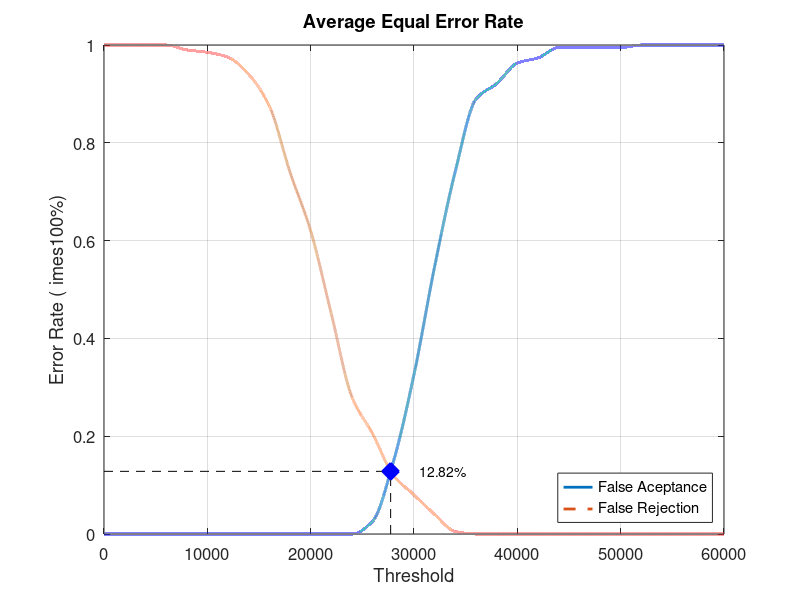
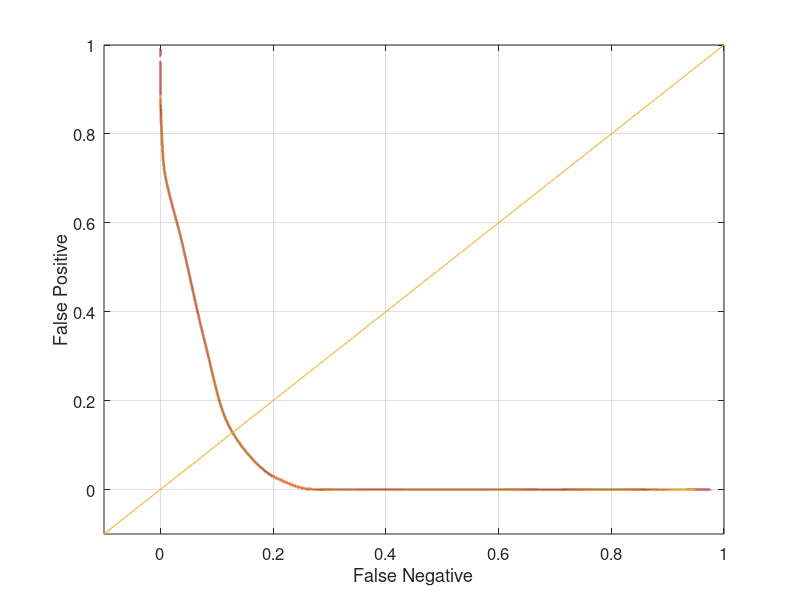

Source code (MATLAB) for these figures, in order:
close all;
clear;
clc;
x = 0:2000:60000;
xq = 0:0.5:60000;

y0 = [0 0 0 0 0 0 0 0 0 0 0 0 0 0.0263158 0.147368 0.326316 0.547368 0.742105 0.889474 0.921053 0.963158 0.973684 0.994737 0.994737 0.994737 0.994737 1 1 1 1 1]
yy0 = interp1(x, y0, xq, 'pchip');
y1 = [1 1 1 1 0.99 0.985 0.975 0.94 0.875 0.74 0.62 0.45 0.28 0.205 0.12 0.08 0.04 0.005 0 0 0 0 0 0 0 0 0 0 0 0 0]
yy1 = interp1(x, y1, xq, 'pchip');

% Calculating EER: 
y2 = abs(y0 - y1);
find(y2 == min(y2))
yy2 = abs(yy0 - yy1);
xEER = find(yy2 == min(yy2));
xEERIndex = xq(xEER) % X-axis EER
yEER = yy0(xEER) % Y-axis EER

main = figure
plot(xq, yy0,'-','LineWidth', 2);	hold on
plot(xq, yy1,'--','LineWidth', 2);	hold on
plot([xEERIndex xEERIndex], [0 yEER], 'k--');	hold on
plot([0 xEERIndex], [yEER yEER], 'k--');	hold on
plot(xEERIndex, yEER, 'bx', 'LineWidth', 10);	hold on
text(xEERIndex + 10 * xEERIndex / 100, yEER, [num2str(round((10000 * yEER)) / 100) '%'])
legend('False Aceptance', 'False Rejection', 'Location', 'SouthEast')
xlabel('Threshold')
ylabel('Error Rate (	imes100%)')
title('Average Equal Error Rate')
set(gca, 'FontSize', 12)
axis([0 60000 0 1])
grid on

print(main, 'Database5_4Main', '-dpng');
FNRxFPR = figure('Color', [1 1 1]);
plot(yy1, yy0, '-', yy1, yy0, 'LineWidth', 2);
hold on
y = -0.1:0.1:1
plot(y, y); 
set(gca, 'FontSize', 12)
xlabel('False Negative')
ylabel('False Positive')
axis([-0.1 1 -0.1 1])
set(gca, 'FontSize', 12)
grid on

print(FNRxFPR, 'Database5_4FNRxFPR','-dpng');
